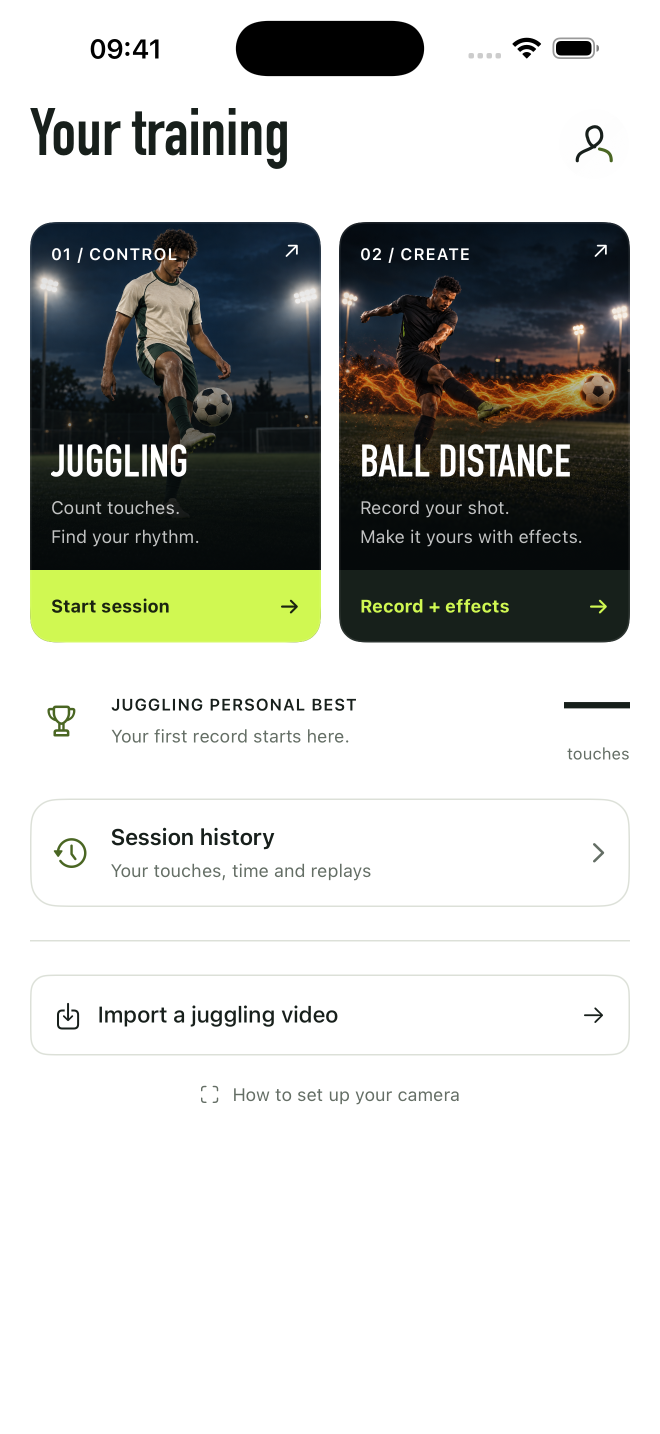
#> input picture marketing/app-store-20261023-home/sources/home-release-1.0.1-27.png, 1320 x 2868 px (shown at 1/2 size)
$ python refresh-preview.py
#> lines starting #> are read from the running program, lines starting #| are printed output that depends on the picture
"""Refresh only the final 2.1-second Home scene in the user-selected preview.

Uses the existing preview's caption animation, an actual Release screenshot,
and the original AAC audio. The original file is left untouched.
Run with kicklab-lab/.venv/bin/python from the repository root.
"""
from pathlib import Path
import sys, subprocess, json, hashlib
import cv2, numpy as np

repo = Path(__file__).resolve().parents[2]
old_root = repo / 'artifacts/launch-demo-20261018/ui-v11'
sys.path.insert(0, str(old_root))
import appstore as style

source = old_root / 'appstore/Juggle-Dude-App-Preview.mp4'
home = Path(__file__).parent / 'sources/home-release-1.0.1-27.png'
out = repo / 'artifacts/releases/20261023-home-polish/store-media'
out.mkdir(parents=True, exist_ok=True)
W,H,FPS = 886,1920,30
start, duration = 25.5, 2.1
screen = cv2.cvtColor(cv2.imread(str(home)), cv2.COLOR_BGR2RGB)
screen = cv2.resize(screen, (W, round(screen.shape[0]*W/screen.shape[1])), interpolation=cv2.INTER_AREA)
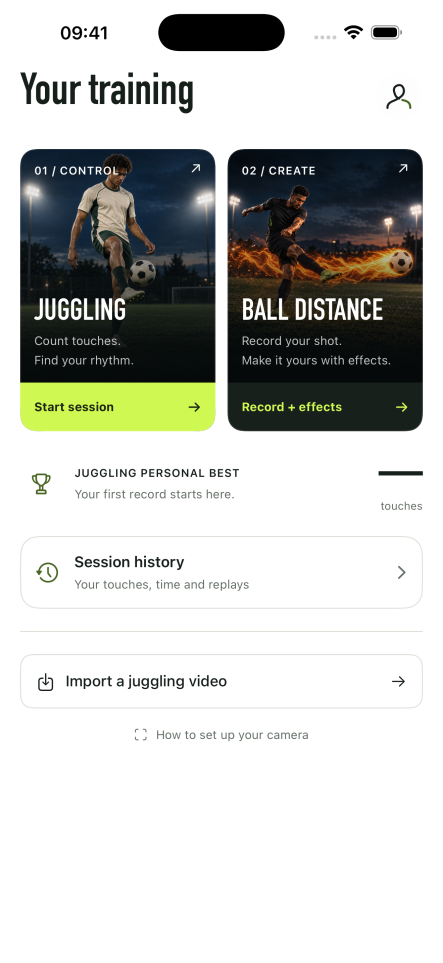
#> screen: shape (1925, 886, 3) (shown at 1/2 size); mean R, G, B 197.9, 199.4, 195.5
y = (screen.shape[0]-H)//2
#> y = 2
screen = screen[y:y+H].copy()
#> screen: shape (1920, 886, 3)
#> (the run stopped early here; a loop or call above may not have finished)
